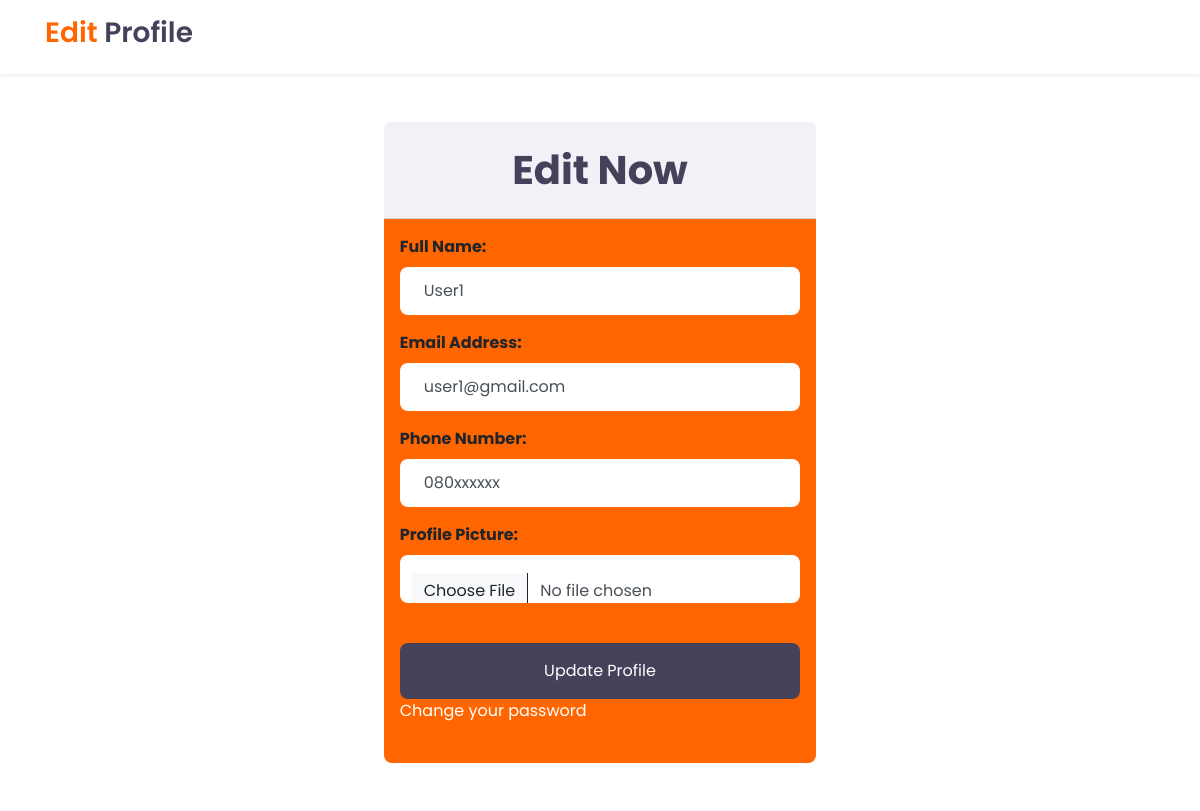
The page /accounts/edit-profile/ (signed in) on the database its author committed.
### accounts/models.py (models this page shows, shortened)
class CustomUser(AbstractBaseUser, PermissionsMixin):
    full_name = models.CharField(max_length=30, blank=True)
    email = models.EmailField(unique=True)
    is_active = models.BooleanField(default=True)
    is_staff = models.BooleanField(default=False)
    objects = CustomUserManager()
    USERNAME_FIELD = 'email'
    REQUIRED_FIELDS = []  # Other required fields apart from email

class Profile(models.Model):
    user = models.OneToOneField(CustomUser, on_delete=models.CASCADE, related_name='farmer_profile')
    email_token = models.CharField(max_length=200, default=False)
    is_verified = models.BooleanField(default=False)
    id_user = models.IntegerField()
    contact = models.CharField(max_length=11, default="080xxxxxx")
    profile_img = models.ImageField(upload_to='img/profile_images',  blank=True, null=False)

### accounts/views.py (the view, shortened to what this page needs)
# urls.py: path('edit-profile/', EditProfileView, name='edit-profile'),
@login_required
def EditProfileView(request):
     user = request.user
     profile = Profile.objects.get(user=request.user)
     context = {
        'user': user,
        'profile': profile,
     }
     if not profile.profile_img:
          profile.profile_img = 'img/profile.png'
     return render(request, 'accounts/edit-profile.html', context)

### accounts/templates/accounts/edit-profile.html (shortened to what this page needs)
<!DOCTYPE html>
<html lang="en">
  {% load static %}
  <head>
    <link
      href="https://cdnjs.cloudflare.com/ajax/libs/font-awesome/5.10.0/css/all.min.css"
      rel="stylesheet"
    />
    <link
      href="{% static 'lib/owlcarousel/assets/owl.carousel.min.css' %}"
      rel="stylesheet"
    />
    <link
      href="https://cdn.jsdelivr.net/npm/bootstrap@5.3.7/dist/css/bootstrap.min.css"
      rel="stylesheet"
    />
    <link href="{% static 'css/style.css' %}" rel="stylesheet" />
  </head>
  <body>
    <nav class="p-3 bg-white shadow-sm static-top">
      <div class="container">
        <h3 class=""><span class="text-primary">Edit</span> Profile</h3>
      </div>
    </nav>
<section class="sign-in-form">
            <div class="container">
              <div class="col-lg-5 col-12 mt-5  mx-auto">
                <div class="card border-0">
                  <div class="card-header bg-secondary text-center p-4">
                            <h1 class="m-0">Edit Now</h1>
                        </div>
      <div class="card-body rounded-bottom bg-primary p-3">
                            <form method="post" >
                              <div class="form-group">
                              <label for="fname" class="form-label"><b>Full Name:</b> </label>
        <input
          class="form-control border-0 p-4"
          name="fname"
          type="text"
          id="fname"
          value="{{user.full_name}}"
          />
        </div>
          <div class="form-group">
        <label for="email" class="form-label"><b>Email Address:</b> </label>
        <input
          class="form-control border-0 p-4"
          name="email"
          type="email"
          id="email"
          value="{{user.email}}"
        />
          </div>
        <div class="form-group">
        <label for="contact" class="form-label"><b>Phone Number:</b> </label>
        <input
          class="form-control border-0 p-4"
          name="contact"
          type="text"
          id="contact"
          value="{{profile.contact}}"
          placeholder="Contact"
        />
        </div>
        <div class="form-group">
        <label for="file" class="form-label"><b>Profile Picture:</b> </label>
        <input
          class="form-control border-0 p-4"
          name="file"
          id="file"
          type="file"
        /></div><br>
                                <div>
                                    <button class="btn btn-dark btn-block border-0 py-3" type="submit">Update Profile</button>
                                    <a class="text-white" href="{% url 'password_change' %}">Change your password</a>
                                  </div><br>
                            </form>
      </div>
      <br />
      <br />
    </div>
              </div></div></section>
  </body>
</html>

### rows shown on the page
CustomUser: fname "User1", email "user1@gmail.com"
Profile: contact "080xxxxxx"
